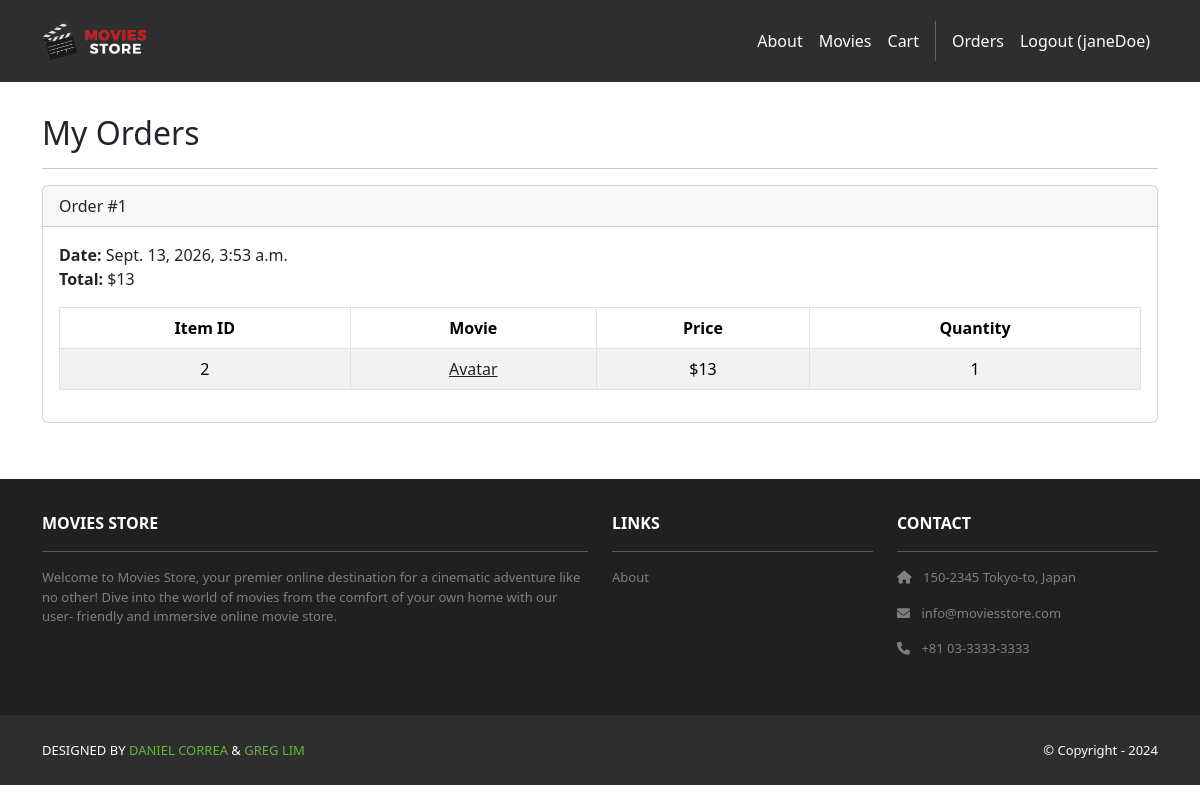
The page /accounts/orders/ (signed in) on the database its author committed.
### cart/models.py (models this page shows, shortened)
class Order(models.Model):
    id = models.AutoField(primary_key=True)
    total = models.IntegerField()
    date = models.DateTimeField(auto_now_add=True)
    user = models.ForeignKey(User,
        on_delete=models.CASCADE)

class Item(models.Model):
    id = models.AutoField(primary_key=True)
    price = models.IntegerField()
    quantity = models.IntegerField()
    order = models.ForeignKey(Order,
        on_delete=models.CASCADE)
    movie = models.ForeignKey(Movie,
        on_delete=models.CASCADE)

### movies/models.py (models this page shows, shortened)
class Movie(models.Model):
    id = models.AutoField(primary_key=True)
    name = models.CharField(max_length=255)
    price = models.IntegerField()
    description = models.TextField()
    image = models.ImageField(upload_to='movie_images/')

### accounts/views.py (the view)
# urls.py: path('orders/', views.orders, name='accounts.orders'),
@login_required
def orders(request):
    template_data = {}
    template_data['title'] = 'Orders'
    template_data['orders'] = request.user.order_set.all()
    return render(request, 'accounts/orders.html',
        {'template_data': template_data})

### accounts/templates/accounts/orders.html
{% extends 'base.html' %}
{% block content %}
<div class="p-3">
  <div class="container">
    <div class="row mt-3">
      <div class="col mx-auto mb-3">
        <h2>My Orders</h2>
        <hr />
        {% for order in template_data.orders %}
        <div class="card mb-4">
          <div class="card-header">
            Order #{{ order.id }}
          </div>
          <div class="card-body">
            <b>Date:</b> {{ order.date }}<br />
            <b>Total:</b> ${{ order.total }}<br />
            <table class="table table-bordered
              table-striped text-center mt-3">
              <thead>
                <tr>
                  <th scope="col">Item ID</th>
                  <th scope="col">Movie</th>
                  <th scope="col">Price</th>
                  <th scope="col">Quantity</th>
                </tr>
              </thead>
              <tbody>
                {% for item in order.item_set.all %}
                <tr>
                  <td>{{ item.movie.id }}</td>
                  <td>
                    <a class="link-dark"
                      href="{% url 'movies.show'
                      id=item.movie.id %}">
                      {{ item.movie.name }}
                    </a>
                  </td>
                  <td>${{ item.movie.price }}</td>
                  <td>{{ item.quantity }}</td>
                </tr>
                {% endfor %}
              </tbody>
            </table>
          </div>
        </div>
        {% endfor %}
      </div>
    </div>
  </div>
</div>
{% endblock content %}

### moviesstore/templates/base.html (shortened to what this page needs)
<!DOCTYPE html>
<html>
  {% load static %}
  <head>
    <link href=
      "https://cdn.jsdelivr.net/npm/bootstrap@5.3.3/dist/css/bootstrap.min.css" rel="stylesheet">
    <link rel=
      "stylesheet"  href="https://cdnjs.cloudflare.com/ajax/libs/font-awesome/6.1.1/css/all.min.css">
    <link rel="stylesheet" type="text/css" href="{% static 'css/style.css' %}">
  </head>
  <body>
         <nav class="p-3 navbar navbar-dark bg-dark
         navbar-expand-lg">
      <div class="container">
        <a class="navbar-brand"
           href="{% url 'home.index' %}">
          <img src="{% static 'img/logo.png' %}" alt="logo"
               height="40" />
        </a>
        <div class="collapse navbar-collapse"
             id="navbarNavAltMarkup">
          <div class="navbar-nav ms-auto navbar-ml">
            <a class="nav-link" href="{% url 'home.about' %}">About</a>
            <a class="nav-link" href="{% url 'movies.index' %}">Movies</a>
            <a class="nav-link" href="{% url 'cart.index' %}">Cart</a>
            {% if user.is_authenticated %}
            <a class="nav-link" href="{% url 'accounts.orders' %}">Orders
            </a>
            <a class="nav-link" href="{% url 'accounts.logout' %}">Logout ({{user.username }})</a>
            {% else %}
            <a class="nav-link" href="{% url 'accounts.signup' %}">Sign Up</a>
            <a class="nav-link" href="{% url 'accounts.login' %}">Login</a>
            {% endif %}
          </div>
        </div>
      </div>
    </nav>
    <div>
      {% block content %}
      {% endblock content %}
    </div>
      <section class="p-3 ms-footer d-none d-md-block">
      <div class="container">
        <div class="row mt-3 text-white">
          <div class="col-md-6 col-lg-6 col-xl-6 mx-auto mb-4">
            <b>MOVIES STORE</b>
            <hr />
            <p>
              Welcome to Movies Store, your premier online
              destination for a cinematic adventure like no
              other! Dive into the world of movies from the
              comfort of your own home with our user-
              friendly and immersive online movie store.
            </p>
          </div>
          <div class="col-md-3 col-lg-3 col-xl-3 mx-auto mb-4">
            <b>LINKS</b>
            <hr />
            <p><a class="nav-link"
              href="{% url 'home.about' %}">
              About
            </a></p>
          </div>
          <div class="col-md-3 col-lg-3 col-xl-3 mx-auto mb-4">
            <b>CONTACT</b>
            <hr />
            <p><i class="fas fa-home me-2"></i>
              150-2345 Tokyo-to, Japan
            </p>
            <p><i class="fas fa-envelope me-2"></i>
              info@moviesstore.com
            </p>
            <p><i class="fas fa-phone me-2"></i>
              +81 03-3333-3333
            </p>
          </div>
        </div>
      </div>
    </section>
    <section class="p-3 ms-footer-bottom bg-dark">
      <div class="container d-flex justify-content-between">
        <div class="me-5 text-white">
          <span>DESIGNED BY
            <a href="https://www.x.com/danielgarax"
            target="_blank">DANIEL CORREA</a> &
            <a href="https://www.x.com/greglim81"
            target="_blank">GREG LIM</a>
          </span>
        </div>
        <div class="text-white">
          <span>© Copyright - 2024</span>
        </div>
      </div>
    </section>
  </body>
</html>

### moviesstore/static/css/style.css (style rules this page uses)
.navbar a.nav-link { color: #FFFEF6 !important; }
.bg-dark { background-color: #2E2E2E !important; }
.ms-footer { background-color: #202020; }
.ms-footer p { color: #7F7F7F; font-size: 13px; }
.ms-footer-bottom span { font-size: 13px; line-height: 38px; }
.ms-footer-bottom a { color: #6ab43e; text-decoration: none; }

### rows shown on the page
Order: id "1", date "Sept. 13, 2026, 3:53 a.m.", total "13"
Item: movie.id "2", movie.name "Avatar", movie.price "13", quantity "1"

### other values the page prints
{{ user.username }} "janeDoe"
